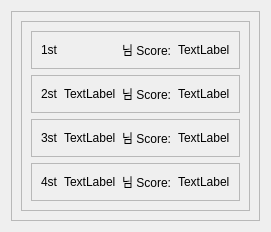
                  <widget class="QWidget" name="rank_page">
                   <layout class="QGridLayout" name="gridLayout_5">
                    <item row="0" column="0">
                     <widget class="QFrame" name="frame_9">
                      <property name="frameShape">
                       <enum>QFrame::StyledPanel</enum>
                      </property>
                      <property name="frameShadow">
                       <enum>QFrame::Raised</enum>
                      </property>
                      <layout class="QGridLayout" name="gridLayout_6">
                       <item row="0" column="0">
                        <widget class="QFrame" name="frame_10">
                         <property name="frameShape">
                          <enum>QFrame::StyledPanel</enum>
                         </property>
                         <property name="frameShadow">
                          <enum>QFrame::Raised</enum>
                         </property>
                         <layout class="QVBoxLayout" name="verticalLayout_4">
                          <item>
                           <widget class="QFrame" name="frame_11">
                            <property name="frameShape">
                             <enum>QFrame::StyledPanel</enum>
                            </property>
                            <property name="frameShadow">
                             <enum>QFrame::Raised</enum>
                            </property>
                            <layout class="QHBoxLayout" name="horizontalLayout_5">
                             <item>
                              <widget class="QLabel" name="label_3">
                               <property name="text">
                                <string>1st</string>
                               </property>
                              </widget>
                             </item>
                             <item>
                              <widget class="QLabel" name="label_4">
                               <property name="text">
                                <string/>
                               </property>
                              </widget>
                             </item>
                             <item>
                              <widget class="QLabel" name="label_5">
                               <property name="text">
                                <string>님 Score:</string>
                               </property>
                              </widget>
                             </item>
                             <item>
                              <widget class="QLabel" name="label_6">
                               <property name="text">
                                <string>TextLabel</string>
                               </property>
                              </widget>
                             </item>
                            </layout>
                           </widget>
                          </item>
                          <item>
                           <widget class="QFrame" name="frame_12">
                            <property name="frameShape">
                             <enum>QFrame::StyledPanel</enum>
                            </property>
                            <property name="frameShadow">
                             <enum>QFrame::Raised</enum>
                            </property>
                            <layout class="QHBoxLayout" name="horizontalLayout_6">
                             <item>
                              <widget class="QLabel" name="label_7">
                               <property name="text">
                                <string>2st</string>
                               </property>
                              </widget>
                             </item>
                             <item>
                              <widget class="QLabel" name="label_8">
                               <property name="text">
                                <string>TextLabel</string>
                               </property>
                              </widget>
                             </item>
                             <item>
                              <widget class="QLabel" name="label_9">
                               <property name="text">
                                <string>님 Score:</string>
                               </property>
                              </widget>
                             </item>
                             <item>
                              <widget class="QLabel" name="label_10">
                               <property name="text">
                                <string>TextLabel</string>
                               </property>
                              </widget>
                             </item>
                            </layout>
                           </widget>
                          </item>
                          <item>
                           <widget class="QFrame" name="frame_13">
                            <property name="frameShape">
                             <enum>QFrame::StyledPanel</enum>
                            </property>
                            <property name="frameShadow">
                             <enum>QFrame::Raised</enum>
                            </property>
                            <layout class="QHBoxLayout" name="horizontalLayout_7">
                             <item>
                              <widget class="QLabel" name="label_11">
                               <property name="text">
                                <string>3st</string>
                               </property>
                              </widget>
                             </item>
                             <item>
                              <widget class="QLabel" name="label_12">
                               <property name="text">
                                <string>TextLabel</string>
                               </property>
                              </widget>
                             </item>
                             <item>
                              <widget class="QLabel" name="label_13">
                               <property name="text">
                                <string>님 Score:</string>
                               </property>
                              </widget>
                             </item>
                             <item>
                              <widget class="QLabel" name="label_14">
                               <property name="text">
                                <string>TextLabel</string>
                               </property>
                              </widget>
                             </item>
                            </layout>
                           </widget>
                          </item>
                          <item>
                           <widget class="QFrame" name="frame_14">
                            <property name="frameShape">
                             <enum>QFrame::StyledPanel</enum>
                            </property>
                            <property name="frameShadow">
                             <enum>QFrame::Raised</enum>
                            </property>
                            <layout class="QHBoxLayout" name="horizontalLayout_8">
                             <item>
                              <widget class="QLabel" name="label_15">
                               <property name="text">
                                <string>4st</string>
                               </property>
                              </widget>
                             </item>
                             <item>
                              <widget class="QLabel" name="label_16">
                               <property name="text">
                                <string>TextLabel</string>
                               </property>
                              </widget>
                             </item>
                             <item>
                              <widget class="QLabel" name="label_17">
                               <property name="text">
                                <string>님 Score:</string>
                               </property>
                              </widget>
                             </item>
                             <item>
                              <widget class="QLabel" name="label_18">
                               <property name="text">
                                <string>TextLabel</string>
                               </property>
                              </widget>
                             </item>
                            </layout>
                           </widget>
                          </item>
                         </layout>
                        </widget>
                       </item>
                      </layout>
                     </widget>
                    </item>
                   </layout>
                  </widget>
